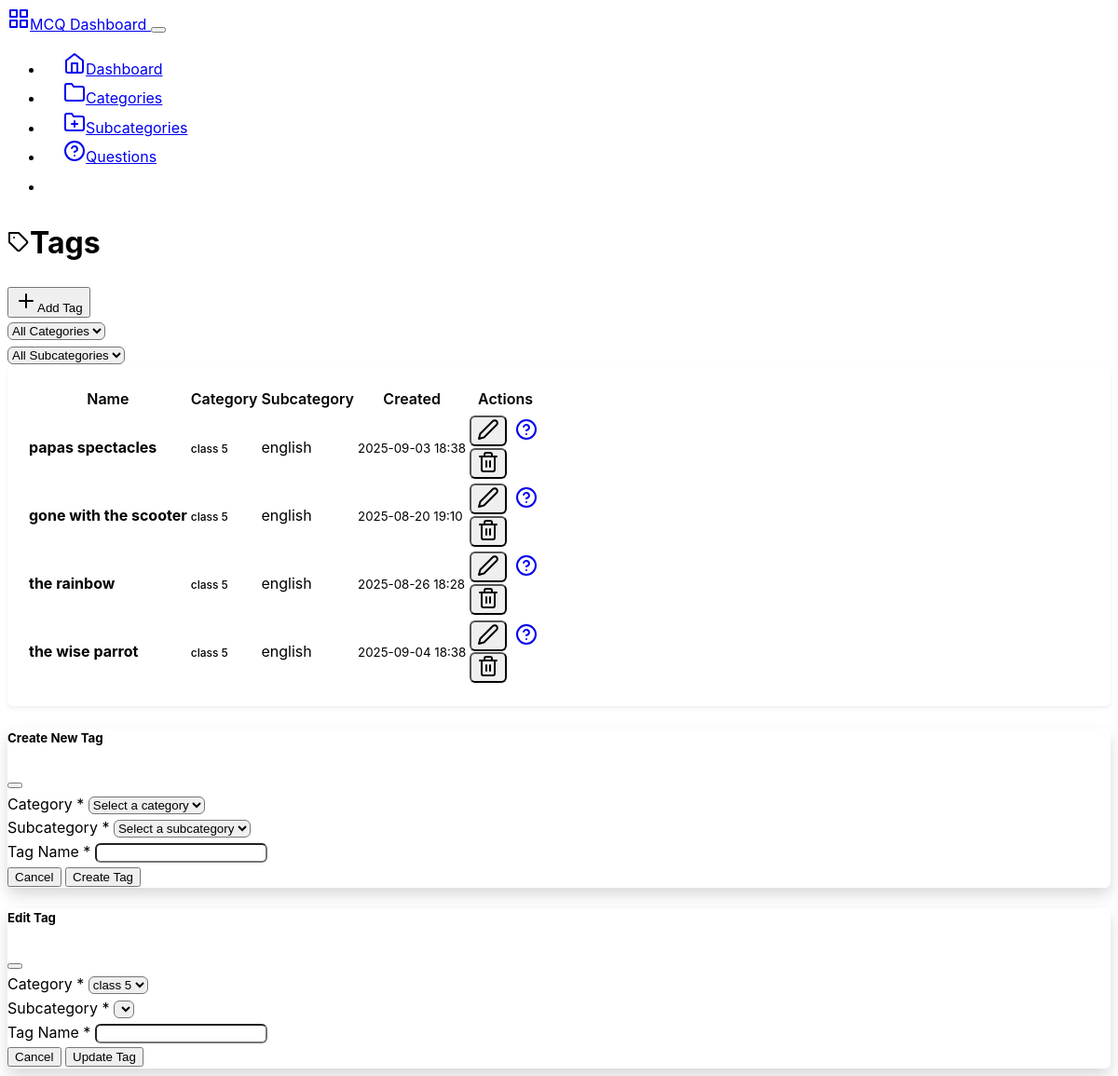
Page /backend/tags on the earlier database version.
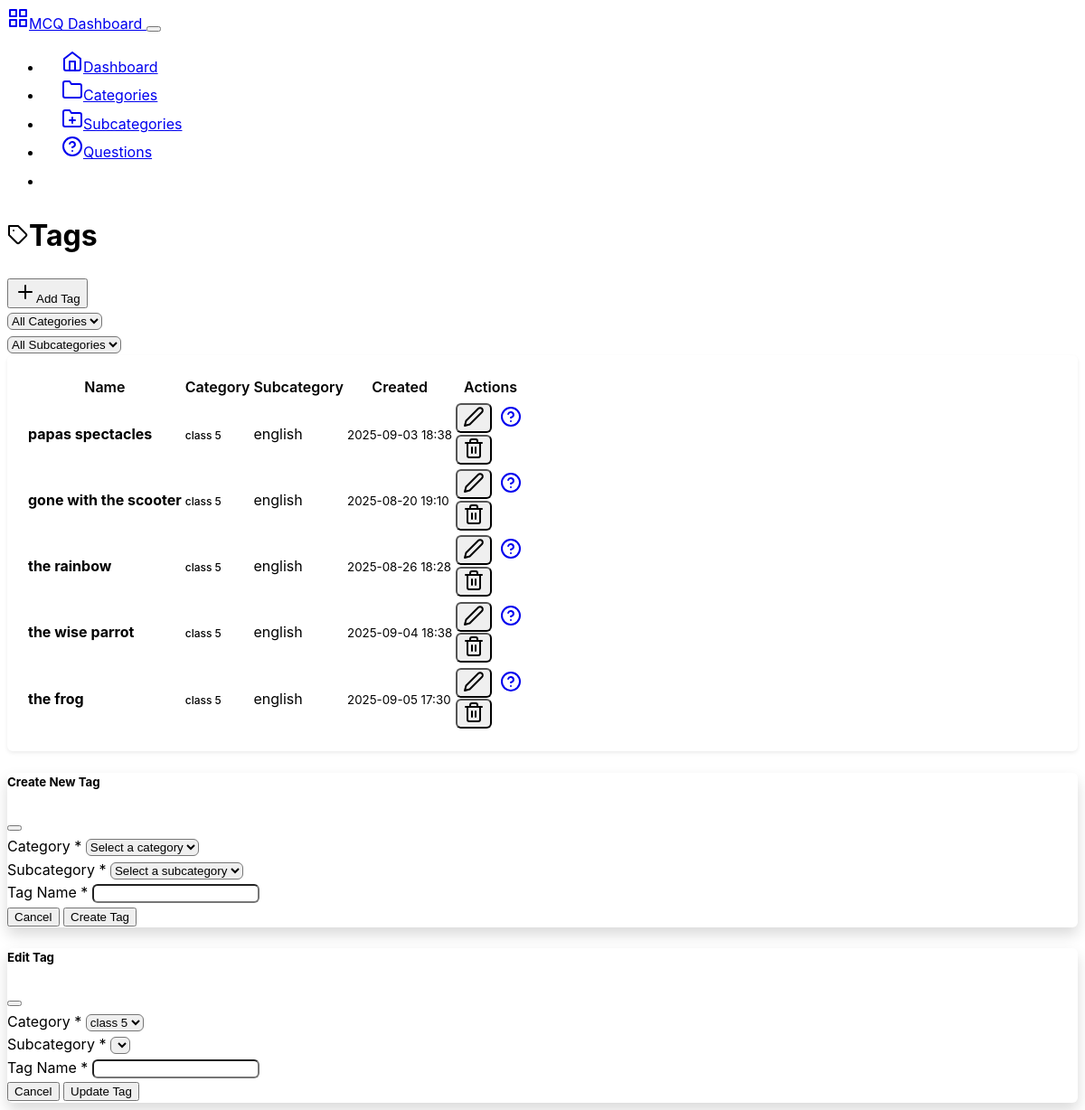
Same page on the later database version.
### mcqbox/model.py (models this page shows, shortened)
class Tag(db.Model):
    id = db.Column(db.Integer, primary_key=True)
    name = db.Column(db.String(50), nullable=False)
    category_id = db.Column(db.Integer, db.ForeignKey('category.id'), nullable=False)
    category = db.relationship('Category', backref=db.backref('tags', lazy=True))
    subcategory_id = db.Column(db.Integer, db.ForeignKey('subcategory.id'), nullable=True)
    subcategory = db.relationship('Subcategory', backref=db.backref('tags', lazy=True))
    created_at = db.Column(db.DateTime, server_default=db.func.now())

class Category(db.Model):
    id = db.Column(db.Integer, primary_key=True)
    name = db.Column(db.String(50), nullable=False, unique=True)
    description = db.Column(db.String(200), nullable=True)
    created_at = db.Column(db.DateTime, server_default=db.func.now())
    updated_at = db.Column(db.DateTime, server_default=db.func.now(), onupdate=db.func.now())

class Subcategory(db.Model):
    id = db.Column(db.Integer, primary_key=True)
    name = db.Column(db.String(50), nullable=False)
    category_id = db.Column(db.Integer, db.ForeignKey('category.id'), nullable=False)
    category = db.relationship('Category', backref=db.backref('subcategories', lazy=True))
    description = db.Column(db.String(200), nullable=True)
    created_at = db.Column(db.DateTime, server_default=db.func.now())
    updated_at = db.Column(db.DateTime, server_default=db.func.now(), onupdate=db.func.now())

### mcqbox/backend/route.py (the view)
@app.route('/backend/tags')
def tags():
    category_id = request.args.get('category_id', type=int)
    subcategory_id = request.args.get('subcategory_id', type=int)
    categories = Category.query.all()
    if category_id:
        subcategories_list = Subcategory.query.filter_by(category_id=category_id).all()
        tag = Tag.query.filter_by(category_id=category_id, subcategory_id= subcategory_id).all()
    else:
        tag = Tag.query.all()
        subcategories_list = []
    return render_template('tags.html',
                            tags = tag,
                           categories=categories,
                           selected_category=category_id,
                            selected_subcategory=subcategory_id,
                             subcategories=subcategories_list
                           )

### mcqbox/backend/templates/tags.html (shortened to what this page needs)
{% extends "base.html" %}
{% block content %}
<div class="row">
    <div class="col-12">
        <div class="d-flex justify-content-between align-items-center mb-4">
            <h1><i data-feather="tag" class="me-2"></i>Tags</h1>
            <button class="btn btn-primary" data-bs-toggle="modal" data-bs-target="#createTagModal">
                <i data-feather="plus" class="me-2"></i>Add Tag
            </button>
        </div>
    </div>
</div>
<div class="row mb-3">
    <div class="col-12">
        <form method="GET" id="filterForm">
            <div class="row">
                <div class="col-md-3">
                    <select name="category_id" class="form-select" id="categorySelect" onchange="updateSubcategories()">
                        <option value="">All Categories</option>
                    </select>
                </div>
                <div class="col-md-3">
                    <select name="subcategory_id" class="form-select" id="subcategorySelect"
                        onchange="this.form.submit()">
                        <option value="">All Subcategories</option>
                    </select>
                </div>
            </div>
        </form>
    </div>
</div>
<div class="row">
    <div class="col-12">
        <div class="card">
            <div class="card-body">
                {% if tags %}
                <div class="table-responsive">
                    <table class="table table-hover">
                        <thead>
                            <tr>
                                <th>Name</th>
                                <th>Category</th>
                                <th>Subcategory</th>
                                <th>Created</th>
                                <th class="text-end">Actions</th>
                            </tr>
                        </thead>
                        <tbody>
                            {% for tag in tags %}
                            <tr>
                                <td>
                                    <strong>{{ tag.name }}</strong>
                                </td>
                                <td>
                                    <span class="badge bg-secondary">
                                        {{ tag.category.name if tag.category.name else 'Unknown' }}
                                    </span>
                                </td>
                                <td>
                                    <span class="text-muted">
                                        {{ tag.subcategory.name if tag.subcategory else 'Unknown' }}
                                    </span>
                                </td>
                                <td>
                                    <small class="text-muted">{{ tag.created_at.strftime('%Y-%m-%d %H:%M') }}</small>
                                </td>
                                <td class="text-end">
                                    <div class="btn-group" role="group">
                                        <button class="btn btn-sm btn-outline-secondary"
                                            onclick="editTag('{{ tag.id }}', '{{ tag.name }}', {{ tag.category_id }}, {{ tag.subcategory_id }})"
                                            data-bs-toggle="modal" data-bs-target="#editTagModal">
                                            <i data-feather="edit-2"></i>
                                        </button>
                                        <a href="{{ url_for('questions', tag_id=tag.id) }}"
                                            class="btn btn-sm btn-outline-primary">
                                            <i data-feather="help-circle"></i>
                                        </a>
                                        <form method="POST" action="{{ url_for('delete_tag', tag_id=tag.id) }}"
                                            class="d-inline"
                                            onsubmit="return confirm('Are you sure? This will delete all questions in this subcategory.')">
                                            <button type="submit" class="btn btn-sm btn-outline-danger">
                                                <i data-feather="trash-2"></i>
                                            </button>
                                        </form>
                                    </div>
                                </td>
                            </tr>
                            {% endfor %}
                        </tbody>
                    </table>
                </div>
                {% endif %}
            </div>
        </div>
    </div>
</div>
<div class="modal fade" id="createTagModal" tabindex="-1" aria-hidden="true">
    <div class="modal-dialog">
        <div class="modal-content">
            <form method="POST" action="{{ url_for('create_tag') }}">
                <div class="modal-header">
                    <h5 class="modal-title">Create New Tag</h5>
                    <button type="button" class="btn-close" data-bs-dismiss="modal"></button>
                </div>
                <div class="modal-body">
                    <div class="mb-3">
                        <label for="createCategoryId" class="form-label">Category *</label>
                        <select class="form-select" id="createCategoryId" name="category_id"
                            onchange="updateCreateSubcategories()" required>
                            <option value="">Select a category</option>
                        </select>
                    </div>
                    <div class="mb-3">
                        <label for="createSubcategoryId" class="form-label">Subcategory *</label>
                        <select class="form-select" id="createSubcategoryId" name="subcategory_id" required>
                            <option value="">Select a subcategory</option>
                        </select>
                    </div>
                    <div class="mb-3">
                        <label for="name" class="form-label">Tag Name *</label>
                        <input type="text" class="form-control" id="name" name="name" required>
                    </div>
                </div>
                <div class="modal-footer">
                    <button type="button" class="btn btn-secondary" data-bs-dismiss="modal">Cancel</button>
                    <button type="submit" class="btn btn-primary">Create Tag</button>
                </div>
            </form>
        </div>
    </div>
</div>
<div class="modal fade" id="editTagModal" tabindex="-1">
    <div class="modal-dialog">
        <div class="modal-content">
            <form method="POST" id="editTagForm">
                <div class="modal-header">
                    <h5 class="modal-title">Edit Tag</h5>
                    <button type="button" class="btn-close" data-bs-dismiss="modal"></button>
                </div>
                <div class="modal-body">
                    <div class="mb-3">
                        <label for="editCategoryId" class="form-label">Category *</label>
                        <select class="form-select" id="editCategoryId" name="category_id"
                            onchange="updateEditSubcategories(this.value)" required>
                            {% for category in categories %}
                            <option value="{{ category.id }}">{{ category.name }}</option>
                            {% endfor %}
                        </select>
                    </div>
                    <div class="mb-3">
                        <label for="editSubcategoryId" class="form-label">Subcategory *</label>
                        <select class="form-select" id="editSubcategoryId" name="subcategory_id" required>
                        </select>
                    </div>
                    <div class="mb-3">
                        <label for="editName" class="form-label">Tag Name *</label>
                        <input type="text" class="form-control" id="editName" name="name" required>
                    </div>
                </div>
                <div class="modal-footer">
                    <button type="button" class="btn btn-secondary" data-bs-dismiss="modal">Cancel</button>
                    <button type="submit" class="btn btn-primary">Update Tag</button>
                </div>
            </form>
        </div>
    </div>
</div>
{%endblock%}

### mcqbox/backend/templates/base.html (shortened to what this page needs)
<!DOCTYPE html>
<html lang="en" data-bs-theme="dark">
<head>
    <link href="https://cdn.replit.com/agent/bootstrap-agent-dark-theme.min.css" rel="stylesheet">
    <link rel="stylesheet" href="{{ url_for('backend_.static', filename='css/custom.css') }}">
</head>
<body>
    <nav class="navbar navbar-expand-lg navbar-dark bg-dark">
        <div class="container">
            <a class="navbar-brand" href="{{ url_for('dashboard') }}">
                <i data-feather="grid" class="me-2"></i>MCQ Dashboard
            </a>
            <button class="navbar-toggler" type="button" data-bs-toggle="collapse" data-bs-target="#navbarNav">
            </button>
            <div class="collapse navbar-collapse" id="navbarNav">
                <ul class="navbar-nav ms-auto">
                    <li class="nav-item">
                        <a class="nav-link {% if request.endpoint == 'dashboard' %}active{% endif %}"
                           href="{{ url_for('dashboard') }}">
                            <i data-feather="home" class="me-1"></i>Dashboard
                        </a>
                    </li>
                    <li class="nav-item">
                        <a class="nav-link {% if request.endpoint == 'categories' %}active{% endif %}"
                           href="{{ url_for('categories') }}">
                            <i data-feather="folder" class="me-1"></i>Categories
                        </a>
                    </li>
                    <li class="nav-item">
                        <a class="nav-link {% if request.endpoint == 'subcategories' %}active{% endif %}"
                           href="{{ url_for('subcategories') }}">
                            <i data-feather="folder-plus" class="me-1"></i>Subcategories
                        </a>
                    </li>
                    <li class="nav-item">
                        <a class="nav-link {% if request.endpoint == 'questions' %}active{% endif %}"
                           href="{{ url_for('questions') }}">
                            <i data-feather="help-circle" class="me-1"></i>Questions
                        </a>
                    </li>
                    <li class="nav-item">
                        <a class="nav-link {% if request.endpoint == 'tags' %}active{% endif %}"
                           href="{{ url_for('tags') }}">
                            <i data-feather="tag" class="me-1"></i>Tags
                        </a>
                    </li>
                </ul>
            </div>
        </div>
    </nav>
    <div class="container my-4">
        {% block content %}{% endblock %}
    </div>
</body>
</html>

### mcqbox/backend/static/css/custom.css (style rules this page uses)
:root { --sidebar-width: 250px; --header-height: 70px; --border-radius: 0.375rem; --box-shadow: 0 0.125rem 0.25rem rgba(0, 0, 0, 0.075); --box-shadow-lg: 0 0.5rem 1rem rgba(0, 0, 0, 0.15); }
body { font-family: -apple-system, BlinkMacSystemFont, "Segoe UI", Roboto, "Helvetica Neue", Arial, sans-serif; line-height: 1.6; }
.card { border-radius: var(--border-radius); box-shadow: var(--box-shadow); margin-bottom: 1.5rem; }
.card-body { padding: 1.25rem; }
.table { margin-bottom: 0; }
.table th { border-top: none; font-weight: 600; color: var(--bs-body-color); background-color: var(--bs-secondary-bg); }
.btn-group .btn { border-radius: var(--border-radius) !important; margin-right: 0.25rem; }
.btn-group .btn:last-child { margin-right: 0; }
.modal-content { border-radius: var(--border-radius); box-shadow: var(--box-shadow-lg); }
.modal-header { border-bottom: 1px solid var(--bs-border-color); }
.modal-footer { border-top: 1px solid var(--bs-border-color); }
.form-control, .form-select { border-radius: var(--border-radius); }
.badge { font-size: 0.75rem; font-weight: 500; }
.navbar-nav .nav-link { padding: 0.75rem 1rem; border-radius: var(--border-radius); margin: 0 0.25rem; transition: all 0.15s ease-in-out; }
.navbar-nav .nav-link.active { background-color: var(--bs-primary); color: white !important; }

Differences in the rows shown:
added Tag: name "the frog", category "class 5", subcategory "english", created_at "2025-09-05 17:30"
